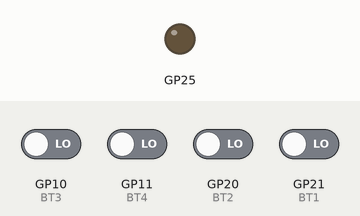
This program was run on a simulated Raspberry Pi Pico. Shown: output pins drawn as LEDs (lit = HIGH). The test bench sets the inputs (shaded band); at power-on: GP10 (BT3), GP11 (BT4), GP20 (BT2), GP21 (BT1) LOW.

Above: at 1.2 s.
1.3 s: GP11 (BT4) driven HIGH
At 2.1 s:
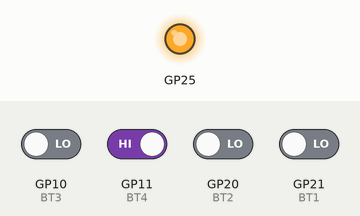
2.8 s: GP11 (BT4) driven LOW
At 3.7 s:
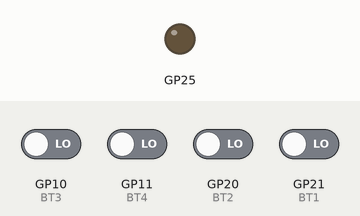
Timing chart, 0 to 5.8 s (numbered marks = the images above; inputs shaded):
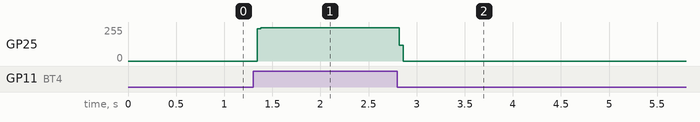

The program:

main.cpp
```cpp
#include <Arduino.h>
#include <stdio.h>

#define TIME_SET 1000
#define LED 16
#define BT1 21
#define BT2 20
#define BT3 10
#define BT4 11


void setup() {  // 初期設定
  pinMode(LED_BUILTIN, OUTPUT);     // LED端子を出力に設定
  /*
  内部のプルダウンを使用
  プルダウンを使用しないと閉回路が形成されず、
  動作不安定になる
  */
  pinMode(BT1, INPUT_PULLDOWN);
  pinMode(BT2, INPUT_PULLDOWN);
  pinMode(BT3, INPUT_PULLDOWN);
  pinMode(BT4, INPUT_PULLDOWN);

}
void loop() {
  if(digitalRead(BT1) == 1){
    digitalWrite(LED_BUILTIN, 1);
  }else{
    digitalWrite(LED_BUILTIN, 0);
  }
  if(digitalRead(BT2) == 1){
    digitalWrite(LED_BUILTIN, 1);
  }else{
    digitalWrite(LED_BUILTIN, 0);
  }
  if(digitalRead(BT3) == 1){
    digitalWrite(LED_BUILTIN, 1);
  }else{
    digitalWrite(LED_BUILTIN, 0);
  }
  if(digitalRead(BT4) == 1){
    digitalWrite(LED_BUILTIN, 1);
  }else{
    digitalWrite(LED_BUILTIN, 0);
  }
}
```

Measured:
- after the input at 1.3 s, GP25: 0/255 → 248/255 at once
- after the input at 2.8 s, GP25: 248/255 → 0/255 at once
